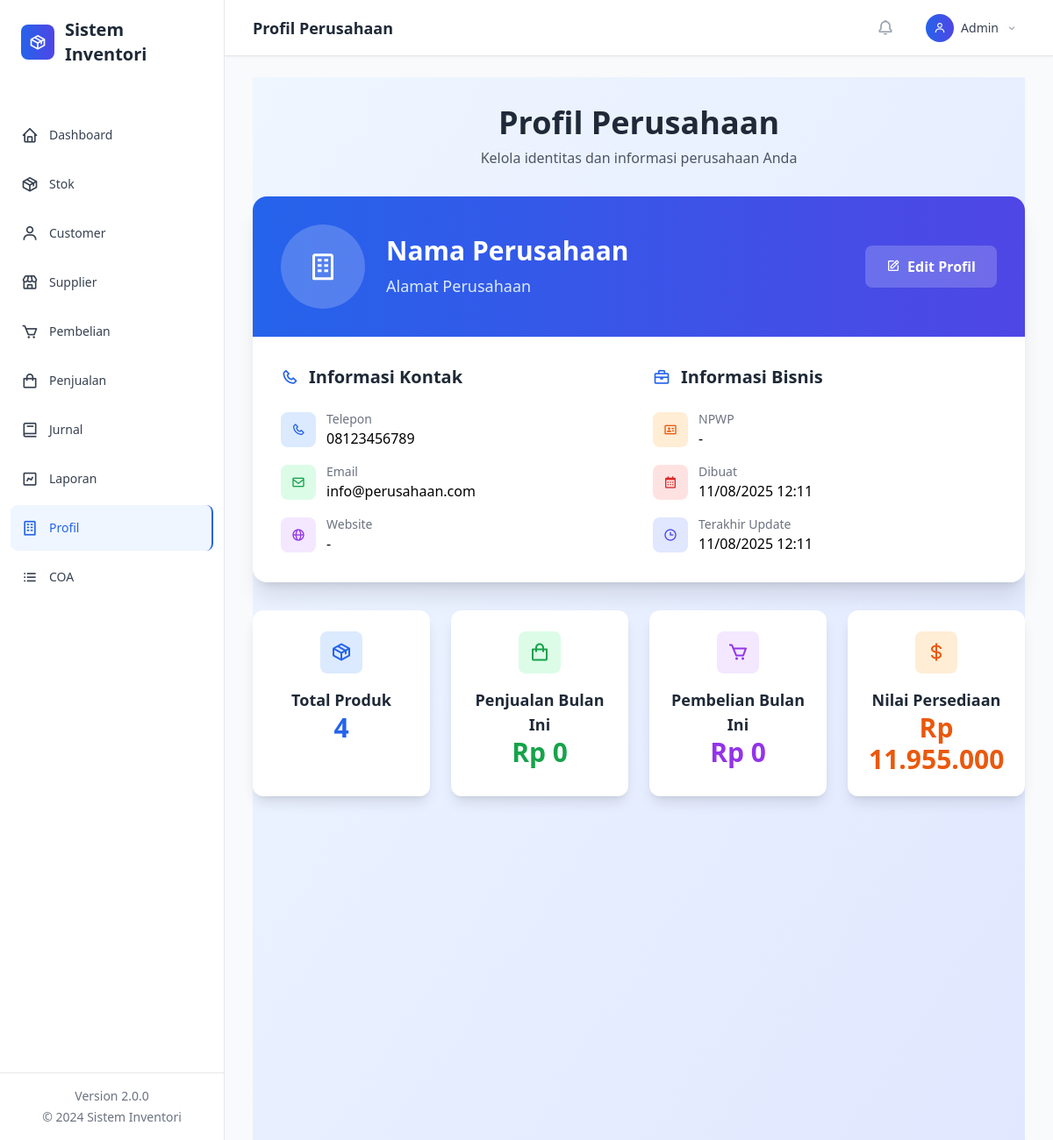
/?page=profil, run on the app's committed database.
### tables this page shows
CREATE TABLE profil_perusahaan (
    id INTEGER PRIMARY KEY AUTOINCREMENT,
    nama TEXT NOT NULL,
    alamat TEXT,
    telepon TEXT,
    email TEXT,
    logo TEXT,
    created_at DATETIME DEFAULT CURRENT_TIMESTAMP,
    updated_at DATETIME DEFAULT CURRENT_TIMESTAMP
);

### classes/Database.php (called while the page is built, shortened)
<?php
class Database {
    private $pdo;
    private static $instance = null;
    private function __construct() {
        try {
            $this->pdo = new PDO('sqlite:' . DB_FILE);
            $this->pdo->setAttribute(PDO::ATTR_ERRMODE, PDO::ERRMODE_EXCEPTION);
            $this->pdo->exec('PRAGMA foreign_keys = ON;');
            $this->initializeTables();
        } catch (Exception $e) {
            if (DEBUG_MODE) {
                die('Database Error: ' . $e->getMessage());
            } else {
                die('Database connection failed. Please contact administrator.');
            }
        }
    }
    public static function getInstance() {
        if (self::$instance === null) {
            self::$instance = new self();
        }
        return self::$instance;
    }
    private function initializeTables() {
        if (file_exists(INIT_SQL)) {
            $sql = file_get_contents(INIT_SQL);
            $stmts = array_filter(array_map('trim', explode(';', $sql)));
            foreach ($stmts as $stmt) {
                if ($stmt) {
                    $this->pdo->exec($stmt);
                }
            }
        }
        $this->createProfileTable();
    }
    private function createProfileTable() {
        $sql = "CREATE TABLE IF NOT EXISTS profil_perusahaan (
            id INTEGER PRIMARY KEY AUTOINCREMENT,
            nama_perusahaan TEXT NOT NULL,
            alamat TEXT,
            telepon TEXT,
            email TEXT,
            website TEXT,
            logo TEXT,
            npwp TEXT,
            created_at DATETIME DEFAULT CURRENT_TIMESTAMP,
            updated_at DATETIME DEFAULT CURRENT_TIMESTAMP
        )";
        $this->pdo->exec($sql);
        $stmt = $this->pdo->prepare("SELECT COUNT(*) FROM profil_perusahaan");
        $stmt->execute();
    }
    public function query($sql, $params = []) {
        try {
            $stmt = $this->pdo->prepare($sql);
            $stmt->execute($params);
            return $stmt;
        } catch (Exception $e) {
            if (DEBUG_MODE) {
                throw new Exception('Query Error: ' . $e->getMessage());
            } else {
                throw new Exception('Database operation failed.');
            }
        }
    }
    public function fetch($sql, $params = []) {
        return $this->query($sql, $params)->fetch(PDO::FETCH_ASSOC);
    }
}
?>

### classes/Helper.php (called while the page is built, shortened)
<?php
class Helper {
    public static function formatMoney($amount) {
        return 'Rp ' . number_format($amount, 0, ',', '.');
    }
    public static function formatDateTime($datetime) {
        return date('d/m/Y H:i', strtotime($datetime));
    }
}
?>

### views/profil/index.php (the view, shortened to what this page needs)
<?php
$profil = $db->fetch("SELECT * FROM profil_perusahaan ORDER BY id DESC LIMIT 1");
?>
<div class="min-h-screen bg-gradient-to-br from-blue-50 to-indigo-100 py-8">
    <div class="max-w-4xl mx-auto">
        <div class="text-center mb-8">
            <h1 class="text-4xl font-bold text-gray-800 mb-2">Profil Perusahaan</h1>
            <p class="text-gray-600">Kelola identitas dan informasi perusahaan Anda</p>
        </div>
        <div class="bg-white rounded-2xl shadow-xl overflow-hidden">
            <div class="bg-gradient-to-r from-blue-600 to-indigo-600 p-8 text-white">
                <div class="flex items-center space-x-6">
                    <div class="w-24 h-24 bg-white/20 rounded-full flex items-center justify-center">
                        <?php if (!empty($profil['logo'])): ?>
                            <img src="uploads/<?php echo htmlspecialchars($profil['logo']); ?>"
                                 alt="Logo" class="w-20 h-20 rounded-full object-cover">
                        <?php else: ?>
                            <i class='bx bx-building text-4xl'></i>
                        <?php endif; ?>
                    </div>
                    <div class="flex-1">
                        <h2 class="text-3xl font-bold mb-2"><?php echo htmlspecialchars($profil['nama_perusahaan'] ?? 'Nama Perusahaan'); ?></h2>
                        <p class="text-blue-100 text-lg"><?php echo htmlspecialchars($profil['alamat'] ?? 'Alamat belum diisi'); ?></p>
                    </div>
                    <button onclick="openEditProfile()"
                            class="bg-white/20 hover:bg-white/30 px-6 py-3 rounded-lg font-semibold transition-all duration-200 backdrop-blur-sm">
                        <i class='bx bx-edit mr-2'></i>Edit Profil
                    </button>
                </div>
            </div>
            <div class="p-8">
                <div class="grid grid-cols-1 md:grid-cols-2 gap-8">
                    <div class="space-y-6">
                        <h3 class="text-xl font-semibold text-gray-800 mb-4 flex items-center">
                            <i class='bx bx-phone text-blue-600 mr-3'></i>
                            Informasi Kontak
                        </h3>
                        <div class="space-y-4">
                            <div class="flex items-center space-x-3">
                                <div class="w-10 h-10 bg-blue-100 rounded-lg flex items-center justify-center">
                                    <i class='bx bx-phone text-blue-600'></i>
                                </div>
                                <div>
                                    <p class="text-sm text-gray-500">Telepon</p>
                                    <p class="font-medium"><?php echo htmlspecialchars($profil['telepon'] ?? '-'); ?></p>
                                </div>
                            </div>
                            <div class="flex items-center space-x-3">
                                <div class="w-10 h-10 bg-green-100 rounded-lg flex items-center justify-center">
                                    <i class='bx bx-envelope text-green-600'></i>
                                </div>
                                <div>
                                    <p class="text-sm text-gray-500">Email</p>
                                    <p class="font-medium"><?php echo htmlspecialchars($profil['email'] ?? '-'); ?></p>
                                </div>
                            </div>
                            <div class="flex items-center space-x-3">
                                <div class="w-10 h-10 bg-purple-100 rounded-lg flex items-center justify-center">
                                    <i class='bx bx-globe text-purple-600'></i>
                                </div>
                                <div>
                                    <p class="text-sm text-gray-500">Website</p>
                                    <p class="font-medium"><?php echo htmlspecialchars($profil['website'] ?? '-'); ?></p>
                                </div>
                            </div>
                        </div>
                    </div>
                    <div class="space-y-6">
                        <h3 class="text-xl font-semibold text-gray-800 mb-4 flex items-center">
                            <i class='bx bx-briefcase text-blue-600 mr-3'></i>
                            Informasi Bisnis
                        </h3>
                        <div class="space-y-4">
                            <div class="flex items-center space-x-3">
                                <div class="w-10 h-10 bg-orange-100 rounded-lg flex items-center justify-center">
                                    <i class='bx bx-id-card text-orange-600'></i>
                                </div>
                                <div>
                                    <p class="text-sm text-gray-500">NPWP</p>
                                    <p class="font-medium"><?php echo htmlspecialchars($profil['npwp'] ?? '-'); ?></p>
                                </div>
                            </div>
                            <div class="flex items-center space-x-3">
                                <div class="w-10 h-10 bg-red-100 rounded-lg flex items-center justify-center">
                                    <i class='bx bx-calendar text-red-600'></i>
                                </div>
                                <div>
                                    <p class="text-sm text-gray-500">Dibuat</p>
                                    <p class="font-medium"><?php echo Helper::formatDateTime($profil['created_at'] ?? ''); ?></p>
                                </div>
                            </div>
                            <div class="flex items-center space-x-3">
                                <div class="w-10 h-10 bg-indigo-100 rounded-lg flex items-center justify-center">
                                    <i class='bx bx-time text-indigo-600'></i>
                                </div>
                                <div>
                                    <p class="text-sm text-gray-500">Terakhir Update</p>
                                    <p class="font-medium"><?php echo Helper::formatDateTime($profil['updated_at'] ?? ''); ?></p>
                                </div>
                            </div>
                        </div>
                    </div>
                </div>
            </div>
        </div>
        <div class="mt-8 grid grid-cols-1 md:grid-cols-4 gap-6">
            <div class="bg-white rounded-xl shadow-lg p-6 text-center">
                <div class="w-12 h-12 bg-blue-100 rounded-lg flex items-center justify-center mx-auto mb-4">
                    <i class='bx bx-package text-2xl text-blue-600'></i>
                </div>
                <h3 class="text-lg font-semibold text-gray-800">Total Produk</h3>
                <?php $totalProduk = $db->fetch("SELECT COUNT(*) as total FROM stok")['total'] ?? 0; ?>
                <p class="text-3xl font-bold text-blue-600"><?php echo $totalProduk; ?></p>
            </div>
            <div class="bg-white rounded-xl shadow-lg p-6 text-center">
                <div class="w-12 h-12 bg-green-100 rounded-lg flex items-center justify-center mx-auto mb-4">
                    <i class='bx bx-shopping-bag text-2xl text-green-600'></i>
                </div>
                <h3 class="text-lg font-semibold text-gray-800">Penjualan Bulan Ini</h3>
                <?php
                $bulanIni = date('Y-m');
                $penjualanBulan = $db->fetch("SELECT SUM(total) as total FROM penjualan WHERE substr(tanggal,1,7)=?", [$bulanIni])['total'] ?? 0;
                ?>
                <p class="text-3xl font-bold text-green-600"><?php echo Helper::formatMoney($penjualanBulan); ?></p>
            </div>
            <div class="bg-white rounded-xl shadow-lg p-6 text-center">
                <div class="w-12 h-12 bg-purple-100 rounded-lg flex items-center justify-center mx-auto mb-4">
                    <i class='bx bx-cart text-2xl text-purple-600'></i>
                </div>
                <h3 class="text-lg font-semibold text-gray-800">Pembelian Bulan Ini</h3>
                <?php
                $pembelianBulan = $db->fetch("SELECT SUM(total) as total FROM pembelian WHERE substr(tanggal,1,7)=?", [$bulanIni])['total'] ?? 0;
                ?>
                <p class="text-3xl font-bold text-purple-600"><?php echo Helper::formatMoney($pembelianBulan); ?></p>
            </div>
            <div class="bg-white rounded-xl shadow-lg p-6 text-center">
                <div class="w-12 h-12 bg-orange-100 rounded-lg flex items-center justify-center mx-auto mb-4">
                    <i class='bx bx-dollar text-2xl text-orange-600'></i>
                </div>
                <h3 class="text-lg font-semibold text-gray-800">Nilai Persediaan</h3>
                <?php $nilaiPersediaan = $db->fetch("SELECT SUM(stok*harga) as total FROM stok")['total'] ?? 0; ?>
                <p class="text-3xl font-bold text-orange-600"><?php echo Helper::formatMoney($nilaiPersediaan); ?></p>
            </div>
        </div>
    </div>
</div>

### data on the page
profil_perusahaan: alamat "Alamat Perusahaan", telepon "08123456789", email "info@perusahaan.com", created_at "11/08/2025 12:11", updated_at "11/08/2025 12:11"

### other printed values
APP_NAME "Sistem Inventori"
APP_VERSION "2.0.0"
$pageTitles[$page] "Profil Perusahaan"
$profil['nama_perusahaan'] "Nama Perusahaan"
$profil['website'] "-"
$profil['npwp'] "-"
$totalProduk "4"
Helper::formatMoney($penjualanBulan) "Rp 0"
Helper::formatMoney($pembelianBulan) "Rp 0"
Helper::formatMoney($nilaiPersediaan) "Rp 11.955.000"
